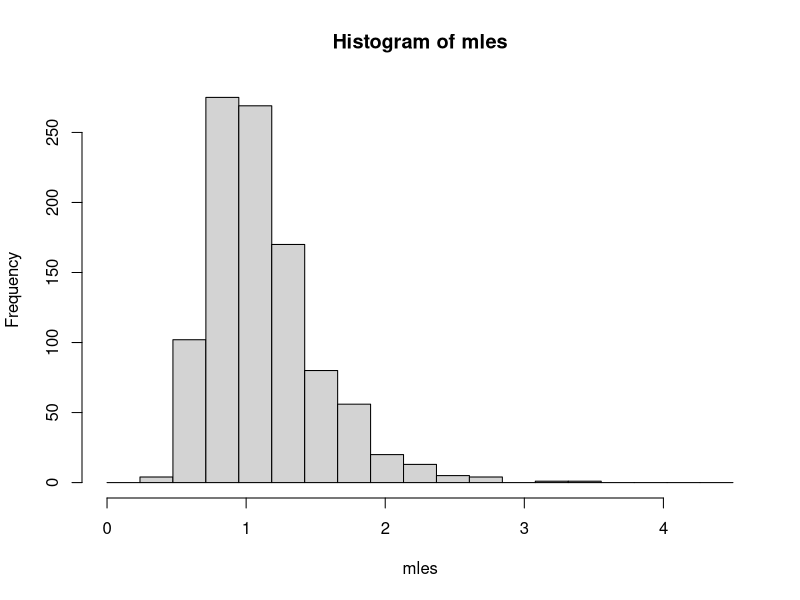
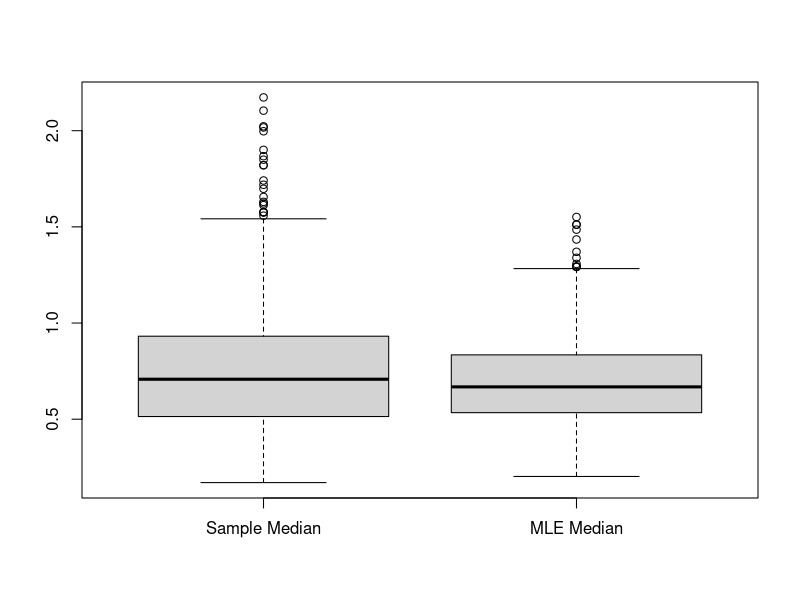
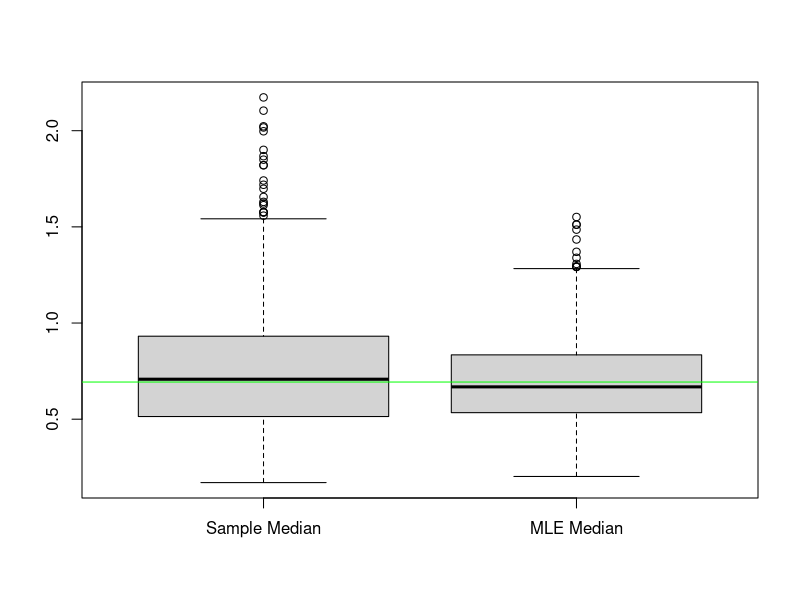

Reproduce these figures in R, in order.
## ---- chunk 1
knitr::opts_chunk$set(echo = TRUE)
## ---- chunk 2
xvalues = rexp(10000, rate=1)
xsamples = matrix(xvalues, nrow=1000)
## ---- chunk 3
sums = rowSums(xsamples)
rowAverages = sums/10
mles = 1/rowAverages
## ---- chunk 4
hist(mles, breaks=seq(from=0.0, to=4.5, length.out=20), right=FALSE)
## ---- chunk 5
sampleMedians = seq(0,0,1000)
MLEmedians = seq(0,0,1000)
## ---- chunk 6
for (row in 1:nrow(xsamples))
{
  MLEmedians[row] = log(2) / mles[row]
  sampleMedians[row] = median(xsamples[row,])
}
## ---- chunk 7
boxplot(sampleMedians, MLEmedians,
        names = c("Sample Median", "MLE Median"))
## ---- chunk 8
boxplot(sampleMedians, MLEmedians,
        names = c("Sample Median", "MLE Median"))
abline(h=log(2), col='green')
## ---- chunk 9
sampleMedianMean = mean(sampleMedians)
sampleMedianVariance = var(sampleMedians)
sprintf("Mean: %f, Variance: %f", sampleMedianMean, sampleMedianVariance)
## ---- chunk 10
MLEmedianMean = mean(MLEmedians)
MLEmedianVariance = var(MLEmedians)
sprintf("Mean: %f, Variance: %f", MLEmedianMean, MLEmedianVariance)
## ---- chunk 11
sprintf("For the sample median, Bias: %f and MSE: %f", sampleMedianMean - log(2), 
       sampleMedianVariance + (sampleMedianMean - log(2))^2)
sprintf("For the MLE median, Bias: %f and MSE: %f", MLEmedianMean - log(2), 
       MLEmedianVariance + (MLEmedianMean - log(2))^2)
